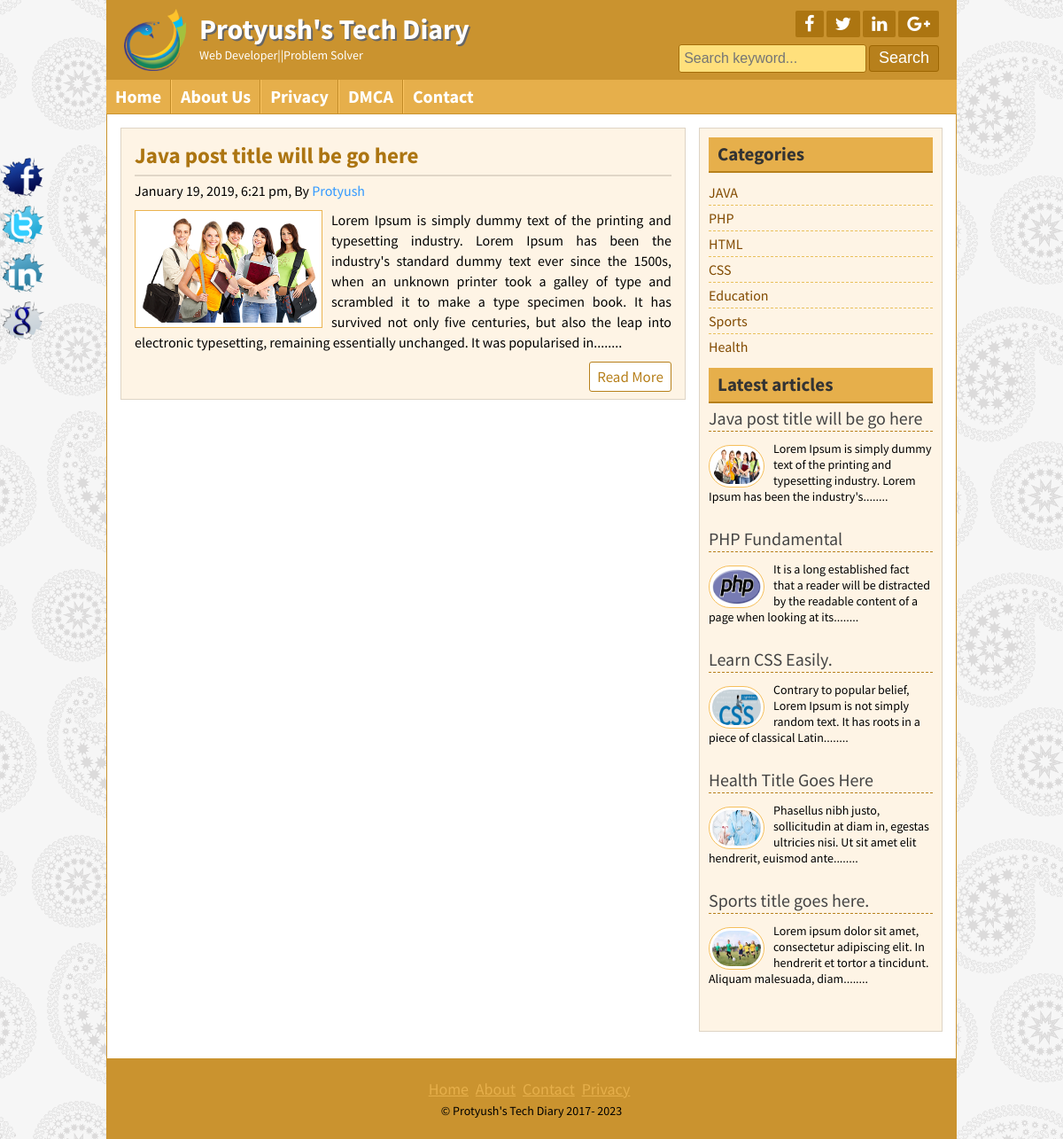
/posts.php?category=1, run on the app's committed database.
### tables this page shows
CREATE TABLE `title_slogan` (
  `id` int(11) NOT NULL,
  `title` varchar(255) NOT NULL,
  `slogan` varchar(255) NOT NULL,
  `logo` varchar(255) NOT NULL
);

CREATE TABLE `tbl_social` (
  `id` int(11) NOT NULL,
  `fb` varchar(255) NOT NULL,
  `tw` varchar(255) NOT NULL,
  `ln` varchar(255) NOT NULL,
  `gp` varchar(255) NOT NULL
);

CREATE TABLE `tbl_page` (
  `id` int(11) NOT NULL,
  `name` varchar(255) NOT NULL,
  `body` text NOT NULL
);

CREATE TABLE `tbl_post` (
  `id` int(11) NOT NULL,
  `cat` int(11) NOT NULL,
  `tittle` varchar(255) NOT NULL,
  `body` text NOT NULL,
  `image` varchar(255) NOT NULL,
  `author` varchar(50) NOT NULL,
  `tags` varchar(255) NOT NULL,
  `date` timestamp NOT NULL DEFAULT current_timestamp(),
  `userid` int(11) NOT NULL
);

CREATE TABLE `tbl_category` (
  `id` int(11) NOT NULL,
  `name` varchar(50) NOT NULL
);

CREATE TABLE `tbl_footer` (
  `id` int(11) NOT NULL,
  `note` varchar(255) NOT NULL
);

### lib/Database.php (called while the page is built, shortened)
<?php
class Database
{
    public $host   = DB_HOST;
    public $user   = DB_USER;
    public $pass   = DB_PASS;
    public $dbname = DB_NAME;
    public $link;
    private function connectDB()
    {
        $this->link = new mysqli($this->host, $this->user, $this->pass, $this->dbname);
    }
    public function select($query)
    {
        $result = $this->link->query($query) or die($this->link->error.__LINE__);
        if ($result->num_rows > 0) {
            return $result;
        } else {
            return false;
        }
    }
}

### helpers/Format.php (called while the page is built, shortened)
<?php
class Format
{
    public function formatDate($date)
    {
        return date('F j, Y, g:i a', strtotime($date));
    }
    public function textShorten($text, $limit = 400)
    {
        $text = $text. " ";
        $text = substr($text, 0, $limit);
        $text = substr($text, 0, strrpos($text, ' '));
        $text = $text."........";
        return $text;
    }
}

### posts.php (the view)
<?php include 'inc/header.php'; ?>
<?php
$category = mysqli_real_escape_string($db->link, $_GET['category']);
if (!isset($category) || $category == null) {
    header("Location:404.php");
} else {
    $id = $category;
}
 ?>
<div class="contentsection contemplete clear">
    <div class="maincontent clear">
          <?php
            $query = "SELECT * FROM tbl_post WHERE cat=$id";
            $post = $db->select($query);
            if ($post) {
                while ($result = $post->fetch_assoc()) {
                    ?>
<div class="samepost clear">
            <h2><a href="post.php?id=<?php echo $result['id']; ?>"><?php echo $result['tittle']; ?></a></h2>
            <h4><?php echo $fm->formatDate($result['date']); ?>, By <a href="#"><?php echo $result['author']; ?></a></h4>
            <a href="#"><img src="admin/<?php echo $result['image']; ?>" alt="post image"/></a>
                <?php echo $fm->textShorten($result['body']); ?>
            <div class="readmore clear">
                <a href="post.php?id=<?php echo $result['id']; ?>">Read More</a>
            </div>
        </div>
        <?php
                }
            } else {
                ?>
     <h2>No Post Available in this Category</h2>
<?php
            } ?>
    </div>
    <?php include 'inc/sidebar.php'; ?>
    <?php include 'inc/footer.php'; ?>

### inc/header.php (shortened to what this page needs)
<?php include 'lib/Database.php';?>
<?php include 'helpers/Format.php';?>
<?php
$db = new Database();
$fm = new Format();
?>
<!DOCTYPE html>
<html>
<head>
	<?php include 'scripts/css.php'; ?>
</head>
<body>
	<div class="headersection templete clear">
		<a href="index.php">
			<div class="logo">
				<?php
$query      = "SELECT * FROM title_slogan WHERE id ='1'";
$blog_title = $db->select($query);
if ($blog_title) {
    while ($result = $blog_title->fetch_assoc()) {
        ?>
				<img src="admin/<?php echo $result['logo']; ?>" alt="Logo"/>
				<h2><?php echo $result['title']; ?></h2>
				<p><?php echo $result['slogan']; ?></p>
				<?php
    }
}?>
			</div>
		</a>
		<div class="social clear">
			<div class="icon clear">
				<?php
$query        = "SELECT * FROM tbl_social WHERE id ='1'";
$social_media = $db->select($query);
if ($social_media) {
    while ($result = $social_media->fetch_assoc()) {
        ?>
				<a href="<?php echo $result['fb']; ?>" target="_blank"><i class="fa fa-facebook"></i></a>
				<a href="<?php echo $result['tw']; ?>" target="_blank"><i class="fa fa-twitter"></i></a>
				<a href="<?php echo $result['ln']; ?>" target="_blank"><i class="fa fa-linkedin"></i></a>
				<a href="<?php echo $result['gp']; ?>" target="_blank"><i class="fa fa-google-plus"></i></a>
				<?php
    }
}?>
			</div>
			<div class="searchbtn clear">
			<form action="search.php" method="get">
				<input type="text" name="search" placeholder="Search keyword..."/>
				<input type="submit" name="submit" value="Search"/>
			</form>
			</div>
		</div>
	</div>
<div class="navsection templete">
	<?php
$path = $_SERVER['SCRIPT_FILENAME'];
$currentpage = basename($path, '.php');
     ?>
	<ul>
		<li><a
<?php if ($currentpage == 'index') {
         echo 'id=active';
     } ?>
			href="index.php">Home</a></li>
		 <?php
$query = "SELECT * FROM tbl_page";
$pages = $db->select($query);
if ($pages) {
    while ($result = $pages->fetch_assoc()) {
        ?>
                    <li><a
<?php if (isset($_GET['pageid']) && $_GET['pageid'] == $result['id']) {
            echo 'id="active"';
        } ?>
                    	href="page.php?pageid=<?php echo $result['id']; ?>"><?php echo $result['name']; ?></a> </li>
                            <?php
    }
}?>
		<li><a
<?php if ($currentpage == 'contact') {
    echo 'id=active';
} ?>
			href="contact.php">Contact</a></li>
	</ul>
</div>

### inc/sidebar.php
<div class="sidebar clear">
			<div class="samesidebar clear">
				<h2>Categories</h2>
					<ul>
					<?php
                $query = "SELECT * FROM tbl_category";
                $category = $db->select($query);
                if ($category) {
                    while ($result = $category->fetch_assoc()) {
                        ?>
						<li><a href="posts.php?category=<?php echo $result['id']; ?>"><?php echo $result['name'] ?></a></li>
					<?php
                    }
                } else {
                    ?>
				<li>No Category Created.</li>
			<?php
                } ?>
					</ul>
			</div>
			<div class="samesidebar clear">
				<h2>Latest articles</h2>
				<?php
            $query = "SELECT * FROM tbl_post LIMIT 5";
            $post = $db->select($query);
            if ($post) {
                while ($result = $post->fetch_assoc()) {
                    ?>
					<div class="popular clear">
						<h3><a href="post.php?id=<?php echo $result['id']; ?>"><?php echo $result['tittle']; ?></a></h3>
						<a href="post.php?id=<?php echo $result['id']; ?>"><img src="admin/<?php echo $result['image']; ?>" alt="post image"/></a>
						 <?php echo $fm->textShorten($result['body'], 120); ?>
					</div>
					<?php
                }
            } else {
                header("Location:404.php");
            } ?>
			</div>
		</div>

### inc/footer.php (shortened to what this page needs)
</div>
	<div class="footersection templete clear">
	  <div class="footermenu clear">
		<ul>
			<li><a href="#">Home</a></li>
			<li><a href="#">About</a></li>
			<li><a href="#">Contact</a></li>
			<li><a href="#">Privacy</a></li>
		</ul>
	  </div>
	  <?php
                    $query = "SELECT * FROM tbl_footer WHERE id ='1'";
                    $footernote = $db->select($query);
                    if ($footernote) {
                        while ($result = $footernote->fetch_assoc()) {
                            ?>
	  <p>&copy; <?php echo $result['note'] ?> 2017- <?php echo date('Y'); ?></p>
	  <?php
                        }
                    } ?>
	</div>
	<div class="fixedicon clear">
		<?php
                    $query = "SELECT * FROM tbl_social WHERE id ='1'";
                    $social_media = $db->select($query);
                    if ($social_media) {
                        while ($result = $social_media->fetch_assoc()) {
                            ?>
		<a href="<?php echo $result['fb']; ?>" target="_blank"><img src="images/fb.png" alt="Facebook"/></a>
		<a href="<?php echo $result['tw']; ?>" target="_blank"><img src="images/tw.png" alt="Twitter"/></a>
		<a href="<?php echo $result['ln']; ?>" target="_blank"><img src="images/in.png" alt="LinkedIn"/></a>
		<a href="<?php echo $result['gp']; ?>" target="_blank"><img src="images/gl.png" alt="GooglePlus"/></a>
		<?php
                        }
                    } ?>
	</div>
</body>
</html>

### theme/default.css (style rules this page uses)
.headersection, .footersection { background: #ca932f none repeat scroll 0 0; }
.icon a { background: #ac7511 none repeat scroll 0 0; }
.searchbtn input[type="text"] { background: #ffe07c none repeat scroll 0 0; border:1px solid #a56e0a; }
.searchbtn input[type="submit"] { border: 1px solid #9d6602; }
input[type="submit"] { background: #b7801c none repeat scroll 0 0; border:1px solid #9d6602; }
.navsection { background: #e6af4b none repeat scroll 0 0; }
.navsection ul li { border-left: 1px solid #fdc662; border-right: 1px solid #c18a26; }
.samepost h2 a { color: #ac7511; }
.maincontent, .sidebar { background: #fef4e5 none repeat scroll 0 0; }
.samepost img { border: 1px solid #ebb450; }
.contentsection { border: 1px solid #ca932f; }
.samesidebar h2 { background: #e6af4b none repeat scroll 0 0; border-bottom: 2px solid #b7801c; color: #333; }
.readmore a { border: 1px solid #b7801c; color: #b7801c; }
.footermenu ul li a { color: #e6af4b; }
.samepost h2, .about h2 { color: #ac7511; }

### data on the page
title_slogan: logo (picture), title "Protyush's Tech Diary", slogan "Web Developer||Problem Solver"
tbl_page: name "About Us"
tbl_page: name "Privacy"
tbl_page: name "DMCA"
tbl_post: tittle "Java post title will be go here", date "January 19, 2019, 6:21 pm", author "Protyush", image (picture), body "Lorem Ipsum is simply dummy text of the printing and typesetting industry. Lorem Ipsum has been the industry's standard dummy text ever since the 1500s, when an unknown printer took a galley of type and scrambled it to make a type specimen book. It has survived not only five centuries, but also the leap into electronic typesetting, remaining essentially unchanged. It was popularised in........", body "Lorem Ipsum is simply dummy text of the printing and typesetting industry. Lorem Ipsum has been the industry's........"
tbl_category: name "JAVA"
tbl_category: name "PHP"
tbl_category: name "HTML"
tbl_category: name "CSS"
tbl_category: name "Education"
tbl_category: name "Sports"
tbl_category: name "Health"
tbl_post: tittle "PHP Fundamental", image (picture), body "It is a long established fact that a reader will be distracted by the readable content of a page when looking at its........"
tbl_post: tittle "Learn CSS Easily.", image (picture), body "Contrary to popular belief, Lorem Ipsum is not simply random text. It has roots in a piece of classical Latin........"
tbl_post: tittle "Health Title Goes Here", image (picture), body "Phasellus nibh justo, sollicitudin at diam in, egestas ultricies nisi. Ut sit amet elit hendrerit, euismod ante........"
tbl_post: tittle "Sports title goes here.", image (picture), body "Lorem ipsum dolor sit amet, consectetur adipiscing elit. In hendrerit et tortor a tincidunt. Aliquam malesuada, diam........"
tbl_footer: note "Protyush's Tech Diary"
